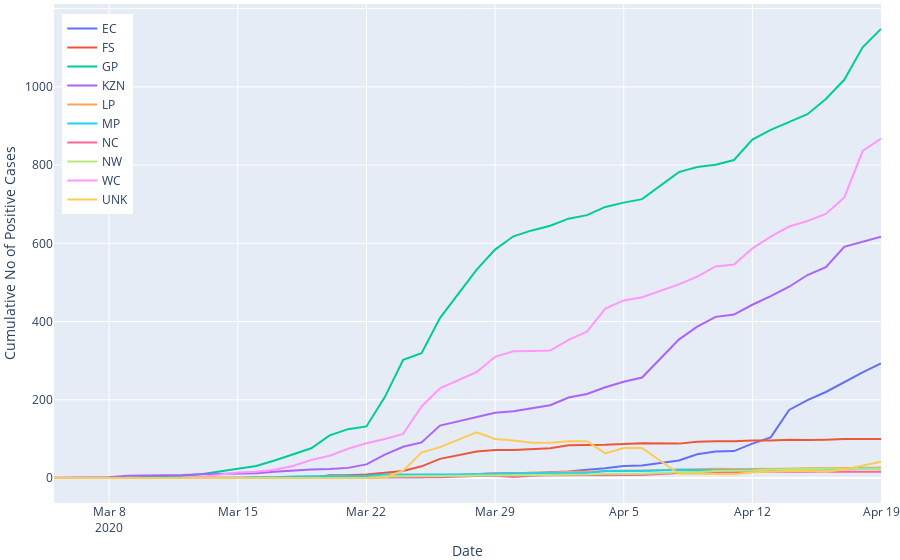

Write notebook code for a chart like this one.
### Code cell
fig_cum_prov_cases = px.line(prov_cumulative, x='date', y='cumulative_cases', color='province',
                         hover_data=['province'])

fig_cum_prov_cases.update_layout(
    title="",
    xaxis_title="Date",
    yaxis_title="Cumulative No of Positive Cases",
    hovermode= 'x',
    legend=dict(x=0.01, y=.98, title=dict(text="")),
    xaxis=dict(fixedrange=True),
    yaxis=dict(fixedrange=True),
    margin=empty_margin_dict,

)

for d in fig_cum_prov_cases.data:
    d.hoverinfo = 'all',
    d.hovertemplate = '%{customdata[0]}<br>%{y}'
    d.hoverlabel.namelength = 0
#     d.name = d.name[9:]
    
fig_cum_prov_cases.show(config = dict(displayModeBar=False))

### Figure 1 — Plotly figure (JSON) as saved in the notebook; plotly's stock layout.template omitted (floating-point values rounded to 4 significant figures)
{"data": [{"customdata": [["EC"], ["EC"], ["EC"], ["EC"], ["EC"], ["EC"], ["EC"], ["EC"], ["EC"], ["EC"], ["EC"], ["EC"], ["EC"], ["EC"], ["EC"], ["EC"], ["EC"], ["EC"], ["EC"], ["EC"], ["EC"], ["EC"], ["EC"], ["EC"], ["EC"], ["EC"], ["EC"], ["EC"], ["EC"], ["EC"], ["EC"], ["EC"], ["EC"], ["EC"], ["EC"], ["EC"], ["EC"], ["EC"], ["EC"], ["EC"], ["EC"], ["EC"]], "hoverinfo": ["all"], "hoverlabel": {"namelength": 0}, "hovertemplate": "%{customdata[0]}<br>%{y}", "legendgroup": "EC", "line": {"color": "#636efa", "dash": "solid"}, "mode": "lines", "name": "EC", "showlegend": true, "type": "scatter", "x": ["2020-03-05T00:00:00", "2020-03-07T00:00:00", "2020-03-08T00:00:00", "2020-03-09T00:00:00", "2020-03-11T00:00:00", "2020-03-12T00:00:00", "2020-03-13T00:00:00", "2020-03-14T00:00:00", "2020-03-15T00:00:00", "2020-03-16T00:00:00", "2020-03-17T00:00:00", "2020-03-18T00:00:00", "2020-03-19T00:00:00", "2020-03-20T00:00:00", "2020-03-21T00:00:00", "2020-03-22T00:00:00", "2020-03-23T00:00:00", "2020-03-24T00:00:00", "2020-03-25T00:00:00", "2020-03-26T00:00:00", "2020-03-28T00:00:00", "2020-03-29T00:00:00", "2020-03-30T00:00:00", "2020-03-31T00:00:00", "2020-04-01T00:00:00", "2020-04-02T00:00:00", "2020-04-03T00:00:00", "2020-04-04T00:00:00", "2020-04-05T00:00:00", "2020-04-06T00:00:00", "2020-04-08T00:00:00", "2020-04-09T00:00:00", "2020-04-10T00:00:00", "2020-04-11T00:00:00", "2020-04-12T00:00:00", "2020-04-13T00:00:00", "2020-04-14T00:00:00", "2020-04-15T00:00:00", "2020-04-16T00:00:00", "2020-04-17T00:00:00", "2020-04-18T00:00:00", "2020-04-19T00:00:00"], "xaxis": "x", "y": [0, 0, 0, 0, 0, 0, 0, 0, 0, 0, 0, 0, 0, 0, 1, 2, 2, 2, 2, 5, 10, 12, 12, 12, 15, 17, 21, 25, 31, 32, 45, 61, 68, 69, 88, 104, 174, 199, 220, 246, 270, 293], "yaxis": "y"}, {"customdata": [["FS"], ["FS"], ["FS"], ["FS"], ["FS"], ["FS"], ["FS"], ["FS"], ["FS"], ["FS"], ["FS"], ["FS"], ["FS"], ["FS"], ["FS"], ["FS"], ["FS"], ["FS"], ["FS"], ["FS"], ["FS"], ["FS"], ["FS"], ["FS"], ["FS"], ["FS"], ["FS"], ["FS"], ["FS"], ["FS"], ["FS"], ["FS"], ["FS"], ["FS"], ["FS"], ["FS"], ["FS"], ["FS"], ["FS"], ["FS"], ["FS"], ["FS"]], "hoverinfo": ["all"], "hoverlabel": {"namelength": 0}, "hovertemplate": "%{customdata[0]}<br>%{y}", "legendgroup": "FS", "line": {"color": "#EF553B", "dash": "solid"}, "mode": "lines", "name": "FS", "showlegend": true, "type": "scatter", "x": ["2020-03-05T00:00:00", "2020-03-07T00:00:00", "2020-03-08T00:00:00", "2020-03-09T00:00:00", "2020-03-11T00:00:00", "2020-03-12T00:00:00", "2020-03-13T00:00:00", "2020-03-14T00:00:00", "2020-03-15T00:00:00", "2020-03-16T00:00:00", "2020-03-17T00:00:00", "2020-03-18T00:00:00", "2020-03-19T00:00:00", "2020-03-20T00:00:00", "2020-03-21T00:00:00", "2020-03-22T00:00:00", "2020-03-23T00:00:00", "2020-03-24T00:00:00", "2020-03-25T00:00:00", "2020-03-26T00:00:00", "2020-03-28T00:00:00", "2020-03-29T00:00:00", "2020-03-30T00:00:00", "2020-03-31T00:00:00", "2020-04-01T00:00:00", "2020-04-02T00:00:00", "2020-04-03T00:00:00", "2020-04-04T00:00:00", "2020-04-05T00:00:00", "2020-04-06T00:00:00", "2020-04-08T00:00:00", "2020-04-09T00:00:00", "2020-04-10T00:00:00", "2020-04-11T00:00:00", "2020-04-12T00:00:00", "2020-04-13T00:00:00", "2020-04-14T00:00:00", "2020-04-15T00:00:00", "2020-04-16T00:00:00", "2020-04-17T00:00:00", "2020-04-18T00:00:00", "2020-04-19T00:00:00"], "xaxis": "x", "y": [0, 0, 0, 0, 0, 0, 0, 0, 0, 0, 0, 0, 0, 7, 7, 9, 13, 18, 30, 49, 68, 72, 72, 74, 76, 84, 84, 85, 87, 89, 88, 93, 94, 94, 96, 96, 98, 97, 98, 100, 100, 100], "yaxis": "y"}, {"customdata": [["GP"], ["GP"], ["GP"], ["GP"], ["GP"], ["GP"], ["GP"], ["GP"], ["GP"], ["GP"], ["GP"], ["GP"], ["GP"], ["GP"], ["GP"], ["GP"], ["GP"], ["GP"], ["GP"], ["GP"], ["GP"], ["GP"], ["GP"], ["GP"], ["GP"], ["GP"], ["GP"], ["GP"], ["GP"], ["GP"], ["GP"], ["GP"], ["GP"], ["GP"], ["GP"], ["GP"], ["GP"], ["GP"], ["GP"], ["GP"], ["GP"], ["GP"]], "hoverinfo": ["all"], "hoverlabel": {"namelength": 0}, "hovertemplate": "%{customdata[0]}<br>%{y}", "legendgroup": "GP", "line": {"color": "#00cc96", "dash": "solid"}, "mode": "lines", "name": "GP", "showlegend": true, "type": "scatter", "x": ["2020-03-05T00:00:00", "2020-03-07T00:00:00", "2020-03-08T00:00:00", "2020-03-09T00:00:00", "2020-03-11T00:00:00", "2020-03-12T00:00:00", "2020-03-13T00:00:00", "2020-03-14T00:00:00", "2020-03-15T00:00:00", "2020-03-16T00:00:00", "2020-03-17T00:00:00", "2020-03-18T00:00:00", "2020-03-19T00:00:00", "2020-03-20T00:00:00", "2020-03-21T00:00:00", "2020-03-22T00:00:00", "2020-03-23T00:00:00", "2020-03-24T00:00:00", "2020-03-25T00:00:00", "2020-03-26T00:00:00", "2020-03-28T00:00:00", "2020-03-29T00:00:00", "2020-03-30T00:00:00", "2020-03-31T00:00:00", "2020-04-01T00:00:00", "2020-04-02T00:00:00", "2020-04-03T00:00:00", "2020-04-04T00:00:00", "2020-04-05T00:00:00", "2020-04-06T00:00:00", "2020-04-08T00:00:00", "2020-04-09T00:00:00", "2020-04-10T00:00:00", "2020-04-11T00:00:00", "2020-04-12T00:00:00", "2020-04-13T00:00:00", "2020-04-14T00:00:00", "2020-04-15T00:00:00", "2020-04-16T00:00:00", "2020-04-17T00:00:00", "2020-04-18T00:00:00", "2020-04-19T00:00:00"], "xaxis": "x", "y": [0, 1, 1, 1, 5, 6, 10, 17, 24, 31, 45, 61, 76, 109, 125, 132, 207, 302, 319, 409, 533, 584, 618, 633, 645, 663, 672, 693, 704, 713, 782, 795, 801, 813, 865, 890, 909, 930, 969, 1018, 1101, 1148], "yaxis": "y"}, {"customdata": [["KZN"], ["KZN"], ["KZN"], ["KZN"], ["KZN"], ["KZN"], ["KZN"], ["KZN"], ["KZN"], ["KZN"], ["KZN"], ["KZN"], ["KZN"], ["KZN"], ["KZN"], ["KZN"], ["KZN"], ["KZN"], ["KZN"], ["KZN"], ["KZN"], ["KZN"], ["KZN"], ["KZN"], ["KZN"], ["KZN"], ["KZN"], ["KZN"], ["KZN"], ["KZN"], ["KZN"], ["KZN"], ["KZN"], ["KZN"], ["KZN"], ["KZN"], ["KZN"], ["KZN"], ["KZN"], ["KZN"], ["KZN"], ["KZN"]], "hoverinfo": ["all"], "hoverlabel": {"namelength": 0}, "hovertemplate": "%{customdata[0]}<br>%{y}", "legendgroup": "KZN", "line": {"color": "#ab63fa", "dash": "solid"}, "mode": "lines", "name": "KZN", "showlegend": true, "type": "scatter", "x": ["2020-03-05T00:00:00", "2020-03-07T00:00:00", "2020-03-08T00:00:00", "2020-03-09T00:00:00", "2020-03-11T00:00:00", "2020-03-12T00:00:00", "2020-03-13T00:00:00", "2020-03-14T00:00:00", "2020-03-15T00:00:00", "2020-03-16T00:00:00", "2020-03-17T00:00:00", "2020-03-18T00:00:00", "2020-03-19T00:00:00", "2020-03-20T00:00:00", "2020-03-21T00:00:00", "2020-03-22T00:00:00", "2020-03-23T00:00:00", "2020-03-24T00:00:00", "2020-03-25T00:00:00", "2020-03-26T00:00:00", "2020-03-28T00:00:00", "2020-03-29T00:00:00", "2020-03-30T00:00:00", "2020-03-31T00:00:00", "2020-04-01T00:00:00", "2020-04-02T00:00:00", "2020-04-03T00:00:00", "2020-04-04T00:00:00", "2020-04-05T00:00:00", "2020-04-06T00:00:00", "2020-04-08T00:00:00", "2020-04-09T00:00:00", "2020-04-10T00:00:00", "2020-04-11T00:00:00", "2020-04-12T00:00:00", "2020-04-13T00:00:00", "2020-04-14T00:00:00", "2020-04-15T00:00:00", "2020-04-16T00:00:00", "2020-04-17T00:00:00", "2020-04-18T00:00:00", "2020-04-19T00:00:00"], "xaxis": "x", "y": [1, 1, 2, 6, 7, 8, 10, 11, 12, 12, 16, 19, 22, 23, 26, 35, 60, 80, 91, 134, 156, 167, 171, 179, 186, 206, 215, 232, 246, 257, 354, 387, 412, 418, 443, 465, 489, 519, 539, 591, 604, 617], "yaxis": "y"}, {"customdata": [["LP"], ["LP"], ["LP"], ["LP"], ["LP"], ["LP"], ["LP"], ["LP"], ["LP"], ["LP"], ["LP"], ["LP"], ["LP"], ["LP"], ["LP"], ["LP"], ["LP"], ["LP"], ["LP"], ["LP"], ["LP"], ["LP"], ["LP"], ["LP"], ["LP"], ["LP"], ["LP"], ["LP"], ["LP"], ["LP"], ["LP"], ["LP"], ["LP"], ["LP"], ["LP"], ["LP"], ["LP"], ["LP"], ["LP"], ["LP"], ["LP"], ["LP"]], "hoverinfo": ["all"], "hoverlabel": {"namelength": 0}, "hovertemplate": "%{customdata[0]}<br>%{y}", "legendgroup": "LP", "line": {"color": "#FFA15A", "dash": "solid"}, "mode": "lines", "name": "LP", "showlegend": true, "type": "scatter", "x": ["2020-03-05T00:00:00", "2020-03-07T00:00:00", "2020-03-08T00:00:00", "2020-03-09T00:00:00", "2020-03-11T00:00:00", "2020-03-12T00:00:00", "2020-03-13T00:00:00", "2020-03-14T00:00:00", "2020-03-15T00:00:00", "2020-03-16T00:00:00", "2020-03-17T00:00:00", "2020-03-18T00:00:00", "2020-03-19T00:00:00", "2020-03-20T00:00:00", "2020-03-21T00:00:00", "2020-03-22T00:00:00", "2020-03-23T00:00:00", "2020-03-24T00:00:00", "2020-03-25T00:00:00", "2020-03-26T00:00:00", "2020-03-28T00:00:00", "2020-03-29T00:00:00", "2020-03-30T00:00:00", "2020-03-31T00:00:00", "2020-04-01T00:00:00", "2020-04-02T00:00:00", "2020-04-03T00:00:00", "2020-04-04T00:00:00", "2020-04-05T00:00:00", "2020-04-06T00:00:00", "2020-04-08T00:00:00", "2020-04-09T00:00:00", "2020-04-10T00:00:00", "2020-04-11T00:00:00", "2020-04-12T00:00:00", "2020-04-13T00:00:00", "2020-04-14T00:00:00", "2020-04-15T00:00:00", "2020-04-16T00:00:00", "2020-04-17T00:00:00", "2020-04-18T00:00:00", "2020-04-19T00:00:00"], "xaxis": "x", "y": [0, 0, 0, 0, 0, 0, 0, 0, 0, 1, 1, 1, 1, 1, 1, 2, 4, 4, 4, 6, 11, 12, 11, 14, 14, 16, 16, 18, 19, 19, 21, 22, 24, 23, 23, 23, 24, 25, 26, 26, 26, 27], "yaxis": "y"}, {"customdata": [["MP"], ["MP"], ["MP"], ["MP"], ["MP"], ["MP"], ["MP"], ["MP"], ["MP"], ["MP"], ["MP"], ["MP"], ["MP"], ["MP"], ["MP"], ["MP"], ["MP"], ["MP"], ["MP"], ["MP"], ["MP"], ["MP"], ["MP"], ["MP"], ["MP"], ["MP"], ["MP"], ["MP"], ["MP"], ["MP"], ["MP"], ["MP"], ["MP"], ["MP"], ["MP"], ["MP"], ["MP"], ["MP"], ["MP"], ["MP"], ["MP"], ["MP"]], "hoverinfo": ["all"], "hoverlabel": {"namelength": 0}, "hovertemplate": "%{customdata[0]}<br>%{y}", "legendgroup": "MP", "line": {"color": "#19d3f3", "dash": "solid"}, "mode": "lines", "name": "MP", "showlegend": true, "type": "scatter", "x": ["2020-03-05T00:00:00", "2020-03-07T00:00:00", "2020-03-08T00:00:00", "2020-03-09T00:00:00", "2020-03-11T00:00:00", "2020-03-12T00:00:00", "2020-03-13T00:00:00", "2020-03-14T00:00:00", "2020-03-15T00:00:00", "2020-03-16T00:00:00", "2020-03-17T00:00:00", "2020-03-18T00:00:00", "2020-03-19T00:00:00", "2020-03-20T00:00:00", "2020-03-21T00:00:00", "2020-03-22T00:00:00", "2020-03-23T00:00:00", "2020-03-24T00:00:00", "2020-03-25T00:00:00", "2020-03-26T00:00:00", "2020-03-28T00:00:00", "2020-03-29T00:00:00", "2020-03-30T00:00:00", "2020-03-31T00:00:00", "2020-04-01T00:00:00", "2020-04-02T00:00:00", "2020-04-03T00:00:00", "2020-04-04T00:00:00", "2020-04-05T00:00:00", "2020-04-06T00:00:00", "2020-04-08T00:00:00", "2020-04-09T00:00:00", "2020-04-10T00:00:00", "2020-04-11T00:00:00", "2020-04-12T00:00:00", "2020-04-13T00:00:00", "2020-04-14T00:00:00", "2020-04-15T00:00:00", "2020-04-16T00:00:00", "2020-04-17T00:00:00", "2020-04-18T00:00:00", "2020-04-19T00:00:00"], "xaxis": "x", "y": [0, 0, 0, 0, 0, 1, 1, 1, 1, 2, 2, 4, 5, 5, 5, 5, 9, 9, 8, 9, 10, 11, 11, 12, 12, 13, 13, 18, 18, 18, 21, 20, 20, 20, 21, 22, 22, 22, 22, 23, 25, 23], "yaxis": "y"}, {"customdata": [["NC"], ["NC"], ["NC"], ["NC"], ["NC"], ["NC"], ["NC"], ["NC"], ["NC"], ["NC"], ["NC"], ["NC"], ["NC"], ["NC"], ["NC"], ["NC"], ["NC"], ["NC"], ["NC"], ["NC"], ["NC"], ["NC"], ["NC"], ["NC"], ["NC"], ["NC"], ["NC"], ["NC"], ["NC"], ["NC"], ["NC"], ["NC"], ["NC"], ["NC"], ["NC"], ["NC"], ["NC"], ["NC"], ["NC"], ["NC"], ["NC"], ["NC"]], "hoverinfo": ["all"], "hoverlabel": {"namelength": 0}, "hovertemplate": "%{customdata[0]}<br>%{y}", "legendgroup": "NC", "line": {"color": "#FF6692", "dash": "solid"}, "mode": "lines", "name": "NC", "showlegend": true, "type": "scatter", "x": ["2020-03-05T00:00:00", "2020-03-07T00:00:00", "2020-03-08T00:00:00", "2020-03-09T00:00:00", "2020-03-11T00:00:00", "2020-03-12T00:00:00", "2020-03-13T00:00:00", "2020-03-14T00:00:00", "2020-03-15T00:00:00", "2020-03-16T00:00:00", "2020-03-17T00:00:00", "2020-03-18T00:00:00", "2020-03-19T00:00:00", "2020-03-20T00:00:00", "2020-03-21T00:00:00", "2020-03-22T00:00:00", "2020-03-23T00:00:00", "2020-03-24T00:00:00", "2020-03-25T00:00:00", "2020-03-26T00:00:00", "2020-03-28T00:00:00", "2020-03-29T00:00:00", "2020-03-30T00:00:00", "2020-03-31T00:00:00", "2020-04-01T00:00:00", "2020-04-02T00:00:00", "2020-04-03T00:00:00", "2020-04-04T00:00:00", "2020-04-05T00:00:00", "2020-04-06T00:00:00", "2020-04-08T00:00:00", "2020-04-09T00:00:00", "2020-04-10T00:00:00", "2020-04-11T00:00:00", "2020-04-12T00:00:00", "2020-04-13T00:00:00", "2020-04-14T00:00:00", "2020-04-15T00:00:00", "2020-04-16T00:00:00", "2020-04-17T00:00:00", "2020-04-18T00:00:00", "2020-04-19T00:00:00"], "xaxis": "x", "y": [0, 0, 0, 0, 0, 0, 0, 0, 0, 0, 0, 0, 0, 0, 0, 0, 2, 2, 2, 2, 5, 6, 3, 6, 7, 7, 7, 7, 8, 8, 13, 15, 15, 16, 16, 16, 16, 16, 16, 16, 16, 16], "yaxis": "y"}, {"customdata": [["NW"], ["NW"], ["NW"], ["NW"], ["NW"], ["NW"], ["NW"], ["NW"], ["NW"], ["NW"], ["NW"], ["NW"], ["NW"], ["NW"], ["NW"], ["NW"], ["NW"], ["NW"], ["NW"], ["NW"], ["NW"], ["NW"], ["NW"], ["NW"], ["NW"], ["NW"], ["NW"], ["NW"], ["NW"], ["NW"], ["NW"], ["NW"], ["NW"], ["NW"], ["NW"], ["NW"], ["NW"], ["NW"], ["NW"], ["NW"], ["NW"], ["NW"]], "hoverinfo": ["all"], "hoverlabel": {"namelength": 0}, "hovertemplate": "%{customdata[0]}<br>%{y}", "legendgroup": "NW", "line": {"color": "#B6E880", "dash": "solid"}, "mode": "lines", "name": "NW", "showlegend": true, "type": "scatter", "x": ["2020-03-05T00:00:00", "2020-03-07T00:00:00", "2020-03-08T00:00:00", "2020-03-09T00:00:00", "2020-03-11T00:00:00", "2020-03-12T00:00:00", "2020-03-13T00:00:00", "2020-03-14T00:00:00", "2020-03-15T00:00:00", "2020-03-16T00:00:00", "2020-03-17T00:00:00", "2020-03-18T00:00:00", "2020-03-19T00:00:00", "2020-03-20T00:00:00", "2020-03-21T00:00:00", "2020-03-22T00:00:00", "2020-03-23T00:00:00", "2020-03-24T00:00:00", "2020-03-25T00:00:00", "2020-03-26T00:00:00", "2020-03-28T00:00:00", "2020-03-29T00:00:00", "2020-03-30T00:00:00", "2020-03-31T00:00:00", "2020-04-01T00:00:00", "2020-04-02T00:00:00", "2020-04-03T00:00:00", "2020-04-04T00:00:00", "2020-04-05T00:00:00", "2020-04-06T00:00:00", "2020-04-08T00:00:00", "2020-04-09T00:00:00", "2020-04-10T00:00:00", "2020-04-11T00:00:00", "2020-04-12T00:00:00", "2020-04-13T00:00:00", "2020-04-14T00:00:00", "2020-04-15T00:00:00", "2020-04-16T00:00:00", "2020-04-17T00:00:00", "2020-04-18T00:00:00", "2020-04-19T00:00:00"], "xaxis": "x", "y": [0, 0, 0, 0, 0, 0, 0, 0, 0, 0, 0, 0, 0, 0, 0, 0, 4, 5, 5, 5, 6, 6, 8, 8, 9, 9, 9, 11, 11, 11, 15, 15, 18, 19, 19, 22, 22, 23, 24, 24, 24, 24], "yaxis": "y"}, {"customdata": [["WC"], ["WC"], ["WC"], ["WC"], ["WC"], ["WC"], ["WC"], ["WC"], ["WC"], ["WC"], ["WC"], ["WC"], ["WC"], ["WC"], ["WC"], ["WC"], ["WC"], ["WC"], ["WC"], ["WC"], ["WC"], ["WC"], ["WC"], ["WC"], ["WC"], ["WC"], ["WC"], ["WC"], ["WC"], ["WC"], ["WC"], ["WC"], ["WC"], ["WC"], ["WC"], ["WC"], ["WC"], ["WC"], ["WC"], ["WC"], ["WC"], ["WC"]], "hoverinfo": ["all"], "hoverlabel": {"namelength": 0}, "hovertemplate": "%{customdata[0]}<br>%{y}", "legendgroup": "WC", "line": {"color": "#FF97FF", "dash": "solid"}, "mode": "lines", "name": "WC", "showlegend": true, "type": "scatter", "x": ["2020-03-05T00:00:00", "2020-03-07T00:00:00", "2020-03-08T00:00:00", "2020-03-09T00:00:00", "2020-03-11T00:00:00", "2020-03-12T00:00:00", "2020-03-13T00:00:00", "2020-03-14T00:00:00", "2020-03-15T00:00:00", "2020-03-16T00:00:00", "2020-03-17T00:00:00", "2020-03-18T00:00:00", "2020-03-19T00:00:00", "2020-03-20T00:00:00", "2020-03-21T00:00:00", "2020-03-22T00:00:00", "2020-03-23T00:00:00", "2020-03-24T00:00:00", "2020-03-25T00:00:00", "2020-03-26T00:00:00", "2020-03-28T00:00:00", "2020-03-29T00:00:00", "2020-03-30T00:00:00", "2020-03-31T00:00:00", "2020-04-01T00:00:00", "2020-04-02T00:00:00", "2020-04-03T00:00:00", "2020-04-04T00:00:00", "2020-04-05T00:00:00", "2020-04-06T00:00:00", "2020-04-08T00:00:00", "2020-04-09T00:00:00", "2020-04-10T00:00:00", "2020-04-11T00:00:00", "2020-04-12T00:00:00", "2020-04-13T00:00:00", "2020-04-14T00:00:00", "2020-04-15T00:00:00", "2020-04-16T00:00:00", "2020-04-17T00:00:00", "2020-04-18T00:00:00", "2020-04-19T00:00:00"], "xaxis": "x", "y": [0, 0, 0, 0, 1, 1, 3, 9, 14, 16, 21, 31, 46, 57, 75, 89, 100, 113, 183, 229, 271, 310, 324, 325, 326, 353, 374, 433, 454, 462, 495, 515, 541, 546, 587, 617, 643, 657, 675, 717, 836, 868], "yaxis": "y"}, {"customdata": [["UNK"], ["UNK"], ["UNK"], ["UNK"], ["UNK"], ["UNK"], ["UNK"], ["UNK"], ["UNK"], ["UNK"], ["UNK"], ["UNK"], ["UNK"], ["UNK"], ["UNK"], ["UNK"], ["UNK"], ["UNK"], ["UNK"], ["UNK"], ["UNK"], ["UNK"], ["UNK"], ["UNK"], ["UNK"], ["UNK"], ["UNK"], ["UNK"], ["UNK"], ["UNK"], ["UNK"], ["UNK"], ["UNK"], ["UNK"], ["UNK"], ["UNK"], ["UNK"], ["UNK"], ["UNK"], ["UNK"], ["UNK"], ["UNK"]], "hoverinfo": ["all"], "hoverlabel": {"namelength": 0}, "hovertemplate": "%{customdata[0]}<br>%{y}", "legendgroup": "UNK", "line": {"color": "#FECB52", "dash": "solid"}, "mode": "lines", "name": "UNK", "showlegend": true, "type": "scatter", "x": ["2020-03-05T00:00:00", "2020-03-07T00:00:00", "2020-03-08T00:00:00", "2020-03-09T00:00:00", "2020-03-11T00:00:00", "2020-03-12T00:00:00", "2020-03-13T00:00:00", "2020-03-14T00:00:00", "2020-03-15T00:00:00", "2020-03-16T00:00:00", "2020-03-17T00:00:00", "2020-03-18T00:00:00", "2020-03-19T00:00:00", "2020-03-20T00:00:00", "2020-03-21T00:00:00", "2020-03-22T00:00:00", "2020-03-23T00:00:00", "2020-03-24T00:00:00", "2020-03-25T00:00:00", "2020-03-26T00:00:00", "2020-03-28T00:00:00", "2020-03-29T00:00:00", "2020-03-30T00:00:00", "2020-03-31T00:00:00", "2020-04-01T00:00:00", "2020-04-02T00:00:00", "2020-04-03T00:00:00", "2020-04-04T00:00:00", "2020-04-05T00:00:00", "2020-04-06T00:00:00", "2020-04-08T00:00:00", "2020-04-09T00:00:00", "2020-04-10T00:00:00", "2020-04-11T00:00:00", "2020-04-12T00:00:00", "2020-04-13T00:00:00", "2020-04-14T00:00:00", "2020-04-15T00:00:00", "2020-04-16T00:00:00", "2020-04-17T00:00:00", "2020-04-18T00:00:00", "2020-04-19T00:00:00"], "xaxis": "x", "y": [0, 0, 0, 0, 0, 0, 0, 0, 0, 0, 0, 0, 0, 0, 0, 0, 1, 19, 65, 79, 117, 100, 96, 90, 90, 94, 94, 63, 77, 77, 11, 11, 10, 10, 15, 17, 18, 18, 16, 22, 32, 42], "yaxis": "y"}], "layout": {"hovermode": "x", "legend": {"title": {"text": ""}, "tracegroupgap": 0, "x": 0.01, "y": 0.98}, "margin": {"b": 0, "l": 0, "r": 0, "t": 0}, "title": {"text": ""}, "xaxis": {"anchor": "y", "domain": [0, 1], "fixedrange": true, "title": {"text": "Date"}}, "yaxis": {"anchor": "x", "domain": [0, 1], "fixedrange": true, "title": {"text": "Cumulative No of Positive Cases"}}}}
